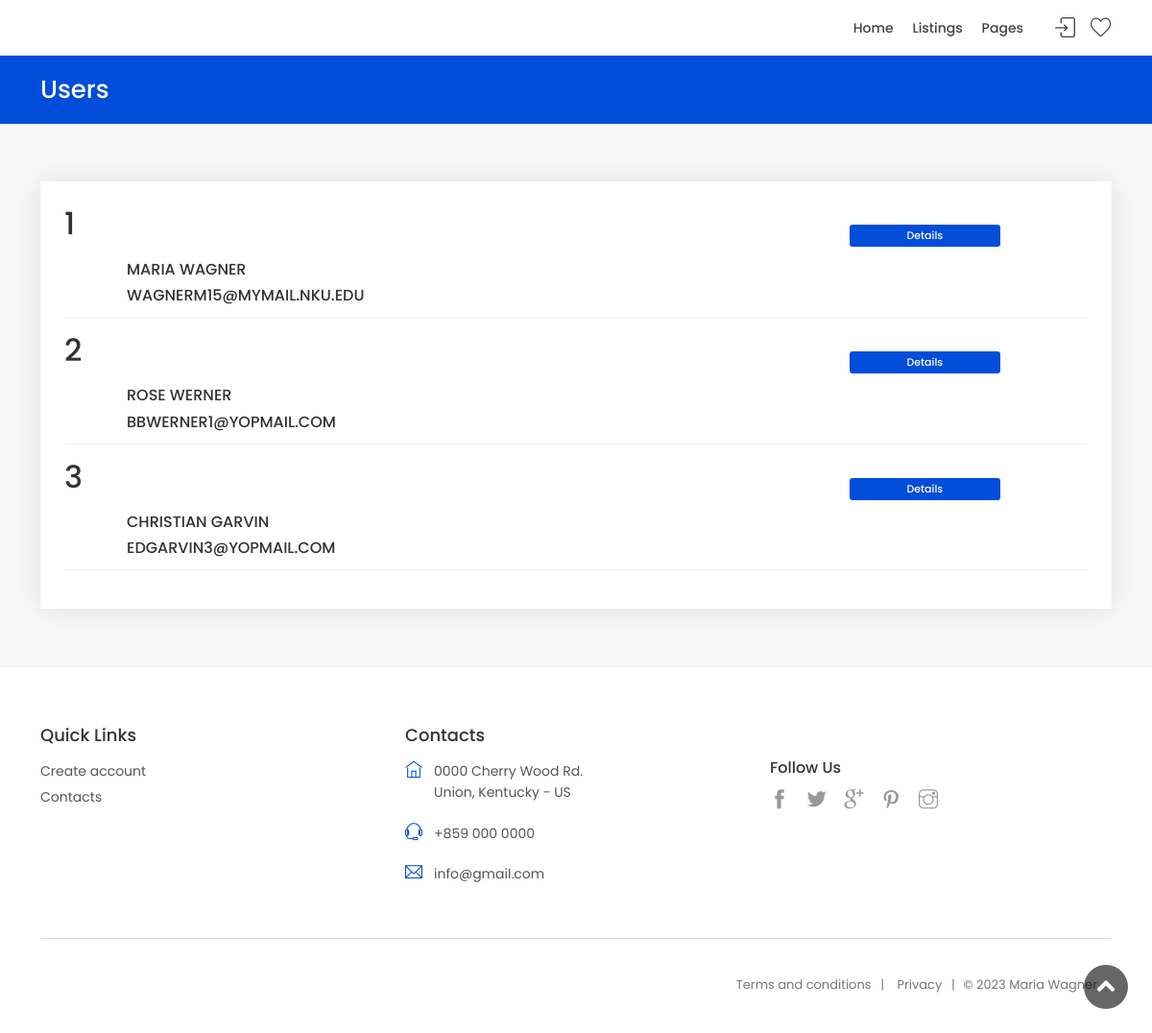
The page /users/index.php on the database its author committed.
### tables this page shows
CREATE TABLE `user` (
  `userID` int(10) UNSIGNED NOT NULL,
  `name` varchar(48) DEFAULT NULL,
  `email` varchar(68) DEFAULT NULL,
  `password` varchar(48) DEFAULT NULL
);

### lib/db.php (called while the page is built, shortened)
<?php
function query($pdo,$query,$data=[]){
	$query=$pdo->prepare($query);
	$query->execute($data);
	return $query;
}

### users/index.php (the view, shortened to what this page needs)
<?php
require_once('../lib/db.php');
$users=query($pdo,'SELECT * FROM user');
?>
<!DOCTYPE html>
<html lang="en">
<head>
    <link href="../css/bootstrap.min.css" rel="stylesheet">
    <link href="../css/style.css" rel="stylesheet">
	<link href="../css/vendors.css" rel="stylesheet">
    <link href="../css/custom.css" rel="stylesheet">
</head>
<body>
	<div id="page">
	<header class="header_in is_sticky menu_fixed">
		<div class="container">
			<div class="row">
				<div class="col-lg-3 col-12">
				</div>
				<div class="col-lg-9 col-12">
					<ul id="top_menu">
						<li><a href="../lib/auth/login.php" class="login" title="Sign In"><?php echo "Sign In";?></a></li>
						<li><a href="" class="wishlist_bt_top" title="Your wishlist"><?php echo "Your wishlist";?></a></li>
					</ul>
					<nav id="menu" class="main-menu">
						<ul>
							<li><span><a href="../index.php"><?php echo "Home";?></a></span>
							</li>
							<li><span><a href="../book-listings.php"><?php echo "Listings";?></a></span>
							</li>
							<li><span><a href="#0"><?php echo "Pages";?></a></span>
							</li>
						</ul>
					</nav>
				</div>
			</div>
		</div>
	</header>
	<div class="sub_header_in sticky_header">
		<div class="container">
			<h1><?php echo "Users";?></h1>
		</div>
	</div>
	<main>
		<div class="container margin_60_35">
			<div class="box_booking">
			<?php
			while($user=$users->fetch()){
			?>
				<div class="strip_booking">
					<div class="row">
						<div class="col-lg-9 col-md-5">
							<h2><?php echo $user['userID'];?></h2>
							<h3><?php echo $user['name'];?></h3>
							<h3><?php echo $user['email'];?></h3>
						</div>
						<div class="col-lg-2 col-md-2">
							<div class="booking_buttons">
								<a href="detail.php?id=<?=$user['userID']?>" class="btn_2"><?php echo "Details"; ?></a>
							</div>
						</div>
					</div>
				</div>
			<?php
			}
			?>
			</div>
		</div>
	</main>
	<footer class="plus_border">
		<div class="container margin_60_35">
			<div class="row">
				<div class="col-lg-4 col-md-6 col-sm-6">
					<h3 data-bs-target="#collapse_ft_1"><?php echo "Quick Links" ;?></h3>
					<div class="collapse dont-collapse-sm" id="collapse_ft_1">
						<ul class="links">
							<li><a href="../lib/auth/register.php"><?php echo "Create account" ;?></a></li>
							<li><a href="../contacts.php"><?php echo "Contacts" ;?></a></li>
						</ul>
					</div>
				</div>
				<div class="col-lg-4 col-md-6 col-sm-6">
					<h3 data-bs-target="#collapse_ft_3"><?php echo "Contacts" ;?></h3>
					<div class="collapse dont-collapse-sm" id="collapse_ft_3">
						<ul class="contacts">
							<li><i class="ti-home"></i><?php echo "0000 Cherry Wood Rd." ;?><br><?php echo "Union, Kentucky - US" ;?></li>
							<li><i class="ti-headphone-alt"></i><?php echo "+859 000 0000" ;?></li>
							<li><i class="ti-email"></i><a href="#0"><?php echo "info@gmail.com" ;?></a></li>
						</ul>
					</div>
				</div>
				<div class="col-lg-4 col-md-6 col-sm-6">
					<div class="collapse dont-collapse-sm" id="collapse_ft_4">
						<div class="follow_us">
							<h5><?php echo "Follow Us" ;?></h5>
							<ul>
								<li><a href="#0"><i class="ti-facebook"></i></a></li>
								<li><a href="#0"><i class="ti-twitter-alt"></i></a></li>
								<li><a href="#0"><i class="ti-google"></i></a></li>
								<li><a href="#0"><i class="ti-pinterest"></i></a></li>
								<li><a href="#0"><i class="ti-instagram"></i></a></li>
							</ul>
						</div>
					</div>
				</div>
			</div>
			<hr>
			<div class="row">
				<div class="col-lg-12">
					<ul id="additional_links">
						<li><a href="#0"><?php echo "Terms and conditions" ;?></a></li>
						<li><a href="#0"><?php echo "Privacy" ;?></a></li>
						<li><span><?php echo "© 2023 Maria Wagner" ;?></span></li>
					</ul>
				</div>
			</div>
		</div>
	</footer>
	</div>
	<div id="toTop"></div>
</body>
</html>

### rows shown on the page
user: userID "1", name "MARIA WAGNER", email "WAGNERM15@MYMAIL.NKU.EDU"
user: userID "2", name "ROSE WERNER", email "BBWERNER1@YOPMAIL.COM"
user: userID "3", name "CHRISTIAN GARVIN", email "EDGARVIN3@YOPMAIL.COM"
